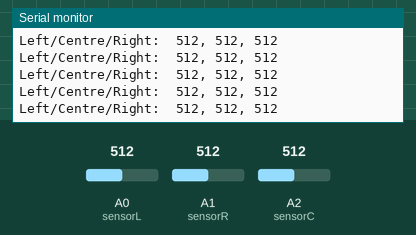
Recording of a sketch running on a simulated Arduino Uno, built with avr-gcc and run on an emulated ATmega328P. Parts: the last lines printed to the serial monitor. The inputs (shaded band) are chosen by the test bench; at power-on: A0 (sensorL) = 512, A1 (sensorR) = 512, A2 (sensorC) = 512.

Above: at 1.2 s.
1.3 s: A0 (sensorL) set to 107
At 2.0 s:
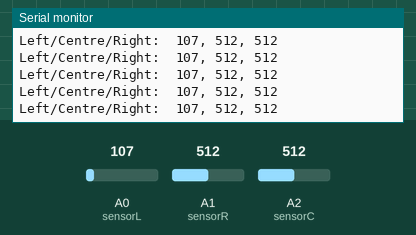
4.3 s: A0 (sensorL) set to 91
At 5.1 s:
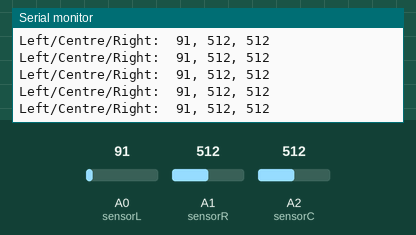
5.8 s: A1 (sensorR) set to 105
At 6.7 s:
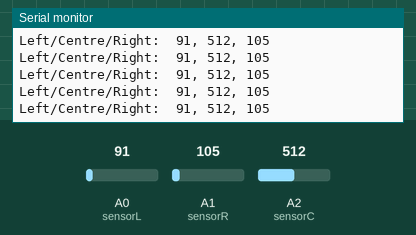
8.8 s: A1 (sensorR) set to 89
At 9.7 s:
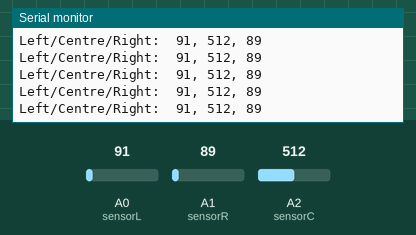
11.8 s: A2 (sensorC) set to 106
At 12.3 s:
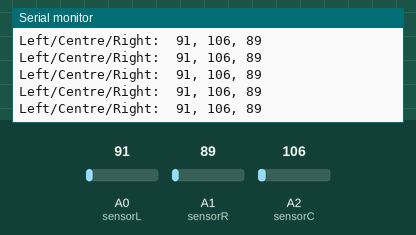
14.8 s: A2 (sensorC) set to 90
At 15.4 s:
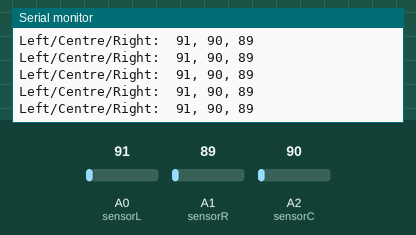
Timing chart, 0 to 17.8 s (numbered marks = the images above; inputs shaded):
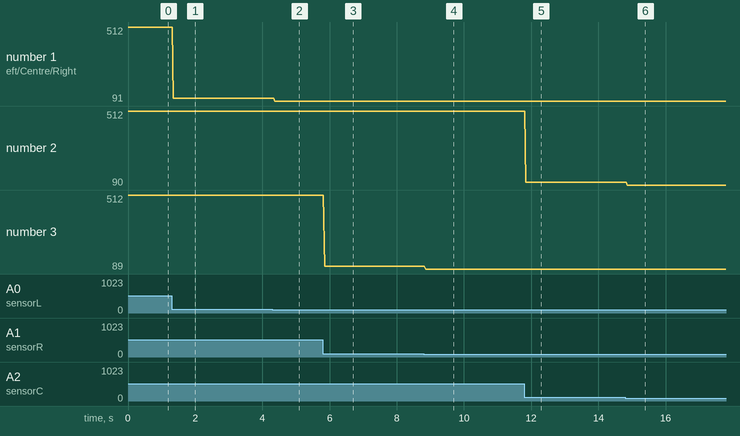

Measured:
- after the input at 1.3 s, the serial monitor: prints a new line after 0.05 s (image 1)
- after the input at 4.3 s, the serial monitor: prints a new line after 0.07 s (image 2)
- after the input at 5.8 s, the serial monitor: prints a new line after 0.05 s (image 3)
- after the input at 8.8 s, the serial monitor: prints a new line after 0.06 s (image 4)
- after the input at 11.8 s, the serial monitor: prints a new line at once (image 5)
- after the input at 14.8 s, the serial monitor: prints a new line after 0.06 s (image 6)
- plotted number 1: 512 → 107 after the input at 1.3 s, 107 → 91 after the input at 4.3 s
- plotted number 2: 512 → 106 after the input at 11.8 s, 106 → 90 after the input at 14.8 s

The sketch:

line_sensors.ino
```cpp
//this code is for checking the values of the line sensors
//----------------------------------ANALOG PINS
#define sensorL             0
#define sensorR             1
#define sensorC             2

void setup(){
  Serial.begin(9600);
}
void loop(){
  Serial.print("Left/Centre/Right:  ");
  Serial.print(analogRead(sensorL));
  Serial.print(", ");
  Serial.print(analogRead(sensorC));
  Serial.print(", ");
  Serial.println(analogRead(sensorR));
}
```
